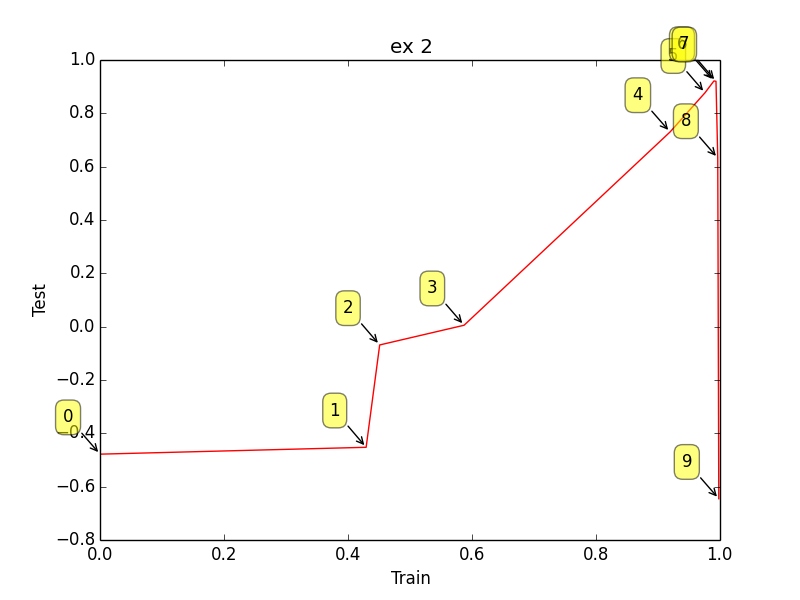

The script that drew this image:
# Write a function that fits a polynomial LinearRegression model on the training data X_train 
# for degrees 0 through 9. For each model compute the  R2R2 (coefficient of determination) 
# regression score on the training data as well as the the test data, and return both of these arrays in a tuple.
# This function should return one tuple of numpy arrays (r2_train, r2_test). Both arrays should have shape (10,)

#def answer_two():
from sklearn.linear_model import LinearRegression
from sklearn.preprocessing import PolynomialFeatures
from sklearn.metrics.regression import r2_score # r2_score = (y_true, y_predicted)
import numpy as np
from sklearn.model_selection import train_test_split
from sklearn.pipeline import make_pipeline
import matplotlib.pyplot as plt

def getr2fromDataPolyFit(x, y, poly_degree):
    r2_test = 0
    r2_train = 0

    y_pred_train = []
    y_pred_test = []
    X_train, X_test, y_train, y_test = train_test_split(x.reshape(-1, 1), y, random_state=0)

    X_F2_poly = PolynomialFeatures(degree=poly_degree).fit_transform(x.reshape(-1, 1))
    X_train1, X_test1, y_train1, y_test1 = train_test_split(X_F2_poly, y, random_state = 0)
    linreg = LinearRegression().fit(X_train1, y_train1)
    for i in range(0,len(X_train)):
        y_val = linreg.intercept_
        for j in range(0, poly_degree):
            y_val = y_val + X_train[i]**(j+1)*linreg.coef_[j+1]
        y_pred_train.append(y_val)

    for i in range(0,len(X_test)):
        y_val = linreg.intercept_
        for j in range(0, poly_degree):
            y_val = y_val + X_test[i]**(j+1)*linreg.coef_[j+1]
        y_pred_test.append(y_val)

    r2_train = r2_score(y_train, y_pred_train)
    r2_test = r2_score(y_test, y_pred_test)
    return (r2_train, r2_test)



np.random.seed(0)
n = 15
x = np.linspace(0,10,n) + np.random.randn(n)/5
y = np.sin(x)+x/6 + np.random.randn(n)/10

X_train, X_test, y_train, y_test = train_test_split(x.reshape(-1, 1), y, random_state=0)

r2_test = []
r2_train = []

# degree 0 : use the mean
y_mean = np.mean(y_train)
y_pred_train = [y_mean] * len(y_train)
y_pred_test = [y_mean] * len(y_test)
r2_train.append(r2_score(y_train, y_pred_train))
r2_test.append(r2_score(y_test, y_pred_test))

# degree 1
linreg = LinearRegression().fit(X_train, y_train)
y_pred_train = list(map(lambda x: x * linreg.coef_[0] + linreg.intercept_,X_train ))
y_pred_test = list(map(lambda x: x * linreg.coef_[0] + linreg.intercept_,X_test ))
r2_train.append(r2_score(y_train, y_pred_train))
r2_test.append(r2_score(y_test, y_pred_test))

for i in range(2,10):
    r2_tr, r2_te = getr2fromDataPolyFit(x,y,i)
    r2_train.append(r2_tr)
    r2_test.append(r2_te)

labels = ['{0}'.format(i) for i in range(len(r2_train))]

plt.title("ex 2")
plt.plot (r2_train, r2_test, 'r-')
plt.xlabel("Train")
plt.ylabel("Test")
for label, x, y in zip(labels, r2_train[:], r2_test[:]):
    plt.annotate(
        label,
        xy=(x, y), xytext=(-20, 20),
        textcoords='offset points', ha='right', va='bottom',
        bbox=dict(boxstyle='round,pad=0.5', fc='yellow', alpha=0.5),
        arrowprops=dict(arrowstyle = '->', connectionstyle='arc3,rad=0'))
plt.show()
    #return # Your answer here
